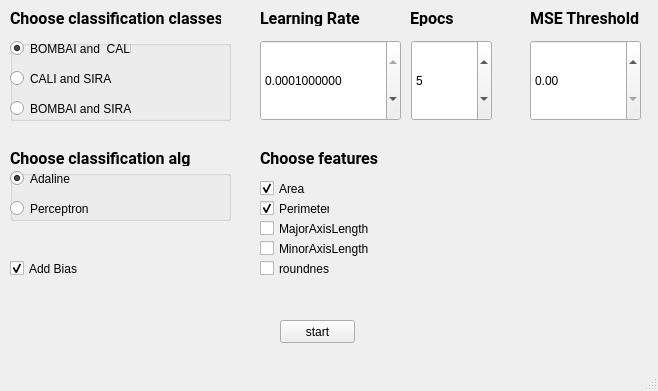
<?xml version="1.0" encoding="UTF-8"?>
<ui version="4.0">
 <class>MainWindow</class>
 <widget class="QMainWindow" name="MainWindow">
  <property name="geometry">
   <rect>
    <x>0</x>
    <y>0</y>
    <width>658</width>
    <height>391</height>
   </rect>
  </property>
  <property name="windowTitle">
   <string>MainWindow</string>
  </property>
  <widget class="QWidget" name="centralwidget">
   <widget class="QLabel" name="label">
    <property name="geometry">
     <rect>
      <x>10</x>
      <y>10</y>
      <width>211</width>
      <height>16</height>
     </rect>
    </property>
    <property name="font">
     <font>
      <family>Roboto</family>
      <pointsize>12</pointsize>
      <weight>75</weight>
      <bold>true</bold>
     </font>
    </property>
    <property name="text">
     <string>Choose classification classes</string>
    </property>
   </widget>
   <widget class="QGroupBox" name="classesGroupBox">
    <property name="geometry">
     <rect>
      <x>10</x>
      <y>40</y>
      <width>221</width>
      <height>81</height>
     </rect>
    </property>
    <property name="title">
     <string/>
    </property>
    <widget class="QRadioButton" name="BCradioButton">
     <property name="geometry">
      <rect>
       <x>0</x>
       <y>0</y>
       <width>121</width>
       <height>17</height>
      </rect>
     </property>
     <property name="text">
      <string>BOMBAI and  CALI</string>
     </property>
     <property name="checked">
      <bool>true</bool>
     </property>
    </widget>
    <widget class="QRadioButton" name="CSradioButton">
     <property name="geometry">
      <rect>
       <x>0</x>
       <y>30</y>
       <width>131</width>
       <height>17</height>
      </rect>
     </property>
     <property name="text">
      <string>CALI and SIRA</string>
     </property>
    </widget>
    <widget class="QRadioButton" name="BSradioButton">
     <property name="geometry">
      <rect>
       <x>0</x>
       <y>60</y>
       <width>121</width>
       <height>17</height>
      </rect>
     </property>
     <property name="text">
      <string>BOMBAI and SIRA</string>
     </property>
    </widget>
   </widget>
   <widget class="QDoubleSpinBox" name="learningRateSpinBox">
    <property name="geometry">
     <rect>
      <x>260</x>
      <y>40</y>
      <width>141</width>
      <height>81</height>
     </rect>
    </property>
    <property name="decimals">
     <number>10</number>
    </property>
    <property name="minimum">
     <double>-999999999.000000000000000</double>
    </property>
    <property name="maximum">
     <double>0.000100000000000</double>
    </property>
    <property name="singleStep">
     <double>0.000100000000000</double>
    </property>
    <property name="value">
     <double>0.000100000000000</double>
    </property>
   </widget>
   <widget class="QLabel" name="label_2">
    <property name="geometry">
     <rect>
      <x>260</x>
      <y>10</y>
      <width>111</width>
      <height>16</height>
     </rect>
    </property>
    <property name="font">
     <font>
      <family>Roboto</family>
      <pointsize>12</pointsize>
      <weight>75</weight>
      <bold>true</bold>
     </font>
    </property>
    <property name="text">
     <string>Learning Rate</string>
    </property>
   </widget>
   <widget class="QLabel" name="label_3">
    <property name="geometry">
     <rect>
      <x>410</x>
      <y>10</y>
      <width>81</width>
      <height>16</height>
     </rect>
    </property>
    <property name="font">
     <font>
      <family>Roboto</family>
      <pointsize>12</pointsize>
      <weight>75</weight>
      <bold>true</bold>
     </font>
    </property>
    <property name="text">
     <string>Epocs</string>
    </property>
   </widget>
   <widget class="QSpinBox" name="epocsSpinBox">
    <property name="geometry">
     <rect>
      <x>411</x>
      <y>40</y>
      <width>81</width>
      <height>81</height>
     </rect>
    </property>
    <property name="value">
     <number>5</number>
    </property>
   </widget>
   <widget class="QLabel" name="label_4">
    <property name="geometry">
     <rect>
      <x>530</x>
      <y>10</y>
      <width>111</width>
      <height>16</height>
     </rect>
    </property>
    <property name="font">
     <font>
      <family>Roboto</family>
      <pointsize>12</pointsize>
      <weight>75</weight>
      <bold>true</bold>
     </font>
    </property>
    <property name="text">
     <string>MSE Threshold</string>
    </property>
   </widget>
   <widget class="QDoubleSpinBox" name="mseSpinBox">
    <property name="geometry">
     <rect>
      <x>530</x>
      <y>40</y>
      <width>111</width>
      <height>81</height>
     </rect>
    </property>
   </widget>
   <widget class="QCheckBox" name="addBiasCheckBox">
    <property name="geometry">
     <rect>
      <x>10</x>
      <y>260</y>
      <width>70</width>
      <height>17</height>
     </rect>
    </property>
    <property name="text">
     <string>Add Bias</string>
    </property>
    <property name="checked">
     <bool>true</bool>
    </property>
   </widget>
   <widget class="QGroupBox" name="algGroupBox">
    <property name="geometry">
     <rect>
      <x>10</x>
      <y>170</y>
      <width>221</width>
      <height>51</height>
     </rect>
    </property>
    <property name="title">
     <string/>
    </property>
    <widget class="QRadioButton" name="adalineRadioButton">
     <property name="geometry">
      <rect>
       <x>0</x>
       <y>0</y>
       <width>121</width>
       <height>17</height>
      </rect>
     </property>
     <property name="text">
      <string>Adaline</string>
     </property>
     <property name="checked">
      <bool>true</bool>
     </property>
    </widget>
    <widget class="QRadioButton" name="perceptronRadioButton">
     <property name="geometry">
      <rect>
       <x>0</x>
       <y>30</y>
       <width>131</width>
       <height>17</height>
      </rect>
     </property>
     <property name="text">
      <string>Perceptron</string>
     </property>
    </widget>
   </widget>
   <widget class="QLabel" name="label_5">
    <property name="geometry">
     <rect>
      <x>10</x>
      <y>150</y>
      <width>211</width>
      <height>16</height>
     </rect>
    </property>
    <property name="font">
     <font>
      <family>Roboto</family>
      <pointsize>12</pointsize>
      <weight>75</weight>
      <bold>true</bold>
     </font>
    </property>
    <property name="text">
     <string>Choose classification alg</string>
    </property>
   </widget>
   <widget class="QPushButton" name="startButton">
    <property name="geometry">
     <rect>
      <x>280</x>
      <y>320</y>
      <width>75</width>
      <height>23</height>
     </rect>
    </property>
    <property name="text">
     <string>start</string>
    </property>
   </widget>
   <widget class="QLabel" name="label_6">
    <property name="geometry">
     <rect>
      <x>260</x>
      <y>150</y>
      <width>211</width>
      <height>16</height>
     </rect>
    </property>
    <property name="font">
     <font>
      <family>Roboto</family>
      <pointsize>12</pointsize>
      <weight>75</weight>
      <bold>true</bold>
     </font>
    </property>
    <property name="text">
     <string>Choose features</string>
    </property>
   </widget>
   <widget class="QCheckBox" name="area">
    <property name="geometry">
     <rect>
      <x>260</x>
      <y>180</y>
      <width>70</width>
      <height>17</height>
     </rect>
    </property>
    <property name="text">
     <string>Area</string>
    </property>
    <property name="checked">
     <bool>true</bool>
    </property>
   </widget>
   <widget class="QCheckBox" name="major">
    <property name="geometry">
     <rect>
      <x>260</x>
      <y>220</y>
      <width>121</width>
      <height>17</height>
     </rect>
    </property>
    <property name="text">
     <string>MajorAxisLength</string>
    </property>
   </widget>
   <widget class="QCheckBox" name="minor">
    <property name="geometry">
     <rect>
      <x>260</x>
      <y>240</y>
      <width>111</width>
      <height>17</height>
     </rect>
    </property>
    <property name="text">
     <string>MinorAxisLength</string>
    </property>
   </widget>
   <widget class="QCheckBox" name="permeter">
    <property name="geometry">
     <rect>
      <x>260</x>
      <y>200</y>
      <width>70</width>
      <height>17</height>
     </rect>
    </property>
    <property name="text">
     <string>Perimeter</string>
    </property>
    <property name="checked">
     <bool>true</bool>
    </property>
   </widget>
   <widget class="QCheckBox" name="round">
    <property name="geometry">
     <rect>
      <x>260</x>
      <y>260</y>
      <width>70</width>
      <height>17</height>
     </rect>
    </property>
    <property name="text">
     <string>roundnes</string>
    </property>
   </widget>
  </widget>
  <widget class="QMenuBar" name="menubar">
   <property name="geometry">
    <rect>
     <x>0</x>
     <y>0</y>
     <width>658</width>
     <height>21</height>
    </rect>
   </property>
  </widget>
  <widget class="QStatusBar" name="statusbar"/>
 </widget>
 <resources/>
 <connections/>
</ui>
